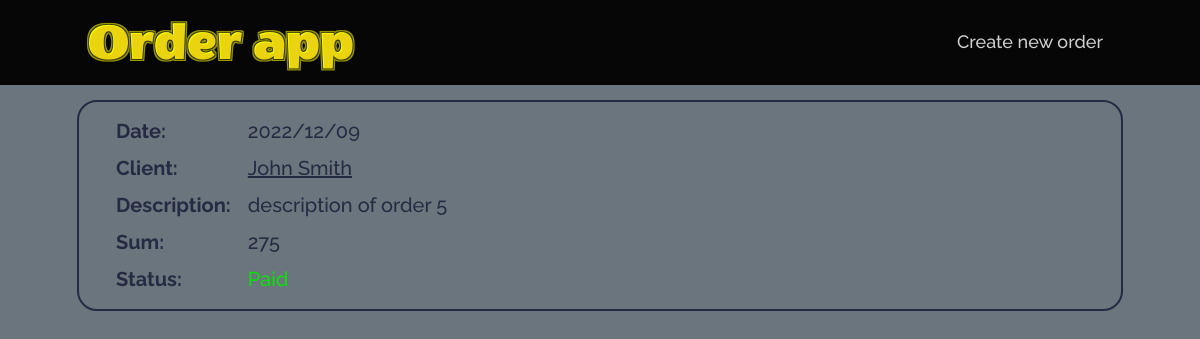
/order.php?id=5, run on the app's committed database.
### tables this page shows
CREATE TABLE `order` (
  `id` int NOT NULL AUTO_INCREMENT,
  `date` datetime DEFAULT NULL,
  `description` text,
  `sum` double DEFAULT NULL,
  `paid` tinyint(1) DEFAULT NULL,
  `user_id` int DEFAULT NULL,
  PRIMARY KEY (`id`),
  KEY `order_user_id_fk` (`user_id`),
  CONSTRAINT `order_user_id_fk` FOREIGN KEY (`user_id`) REFERENCES `user` (`id`)
);

CREATE TABLE `user` (
  `id` int NOT NULL AUTO_INCREMENT,
  `name` text,
  `address` text,
  `phone` text,
  `client` tinyint(1) DEFAULT NULL,
  PRIMARY KEY (`id`)
);

### functions.php (called while the page is built, shortened)
<?php
require_once('connect.php');
function fetch_order($id){
  global $db;
  $query = "select o.*, u.name from `order` o join user u on o.user_id = u.id where o.id = '$id'";
  $res = mysqli_query($db, $query);
  return mysqli_fetch_assoc($res);
}

### order.php (the view)
<?php require 'inc/header.php'?>
<?php $order = fetch_order($_GET['id']); ?>
  <?php if(!empty($order)): ?>
    <div class='card'>
      <div class='card__body'>
        <div class='card__content'>
          <table>
            <tr>
              <th>Date:</th>
              <td>
                <?= date('Y/m/d', strtotime($order['date'])) ?>
              </td>
            </tr>
            <tr>
              <th>Client:</th>
              <td>
                <a href="client.php?id=<?= $order['user_id'] ?>"
                   class="card__link">
                  <?= $order['name'] ?>
                </a>
              </td>
            </tr>
            <tr>
              <th>Description:</th>
              <td>
                <?= nl2br(htmlspecialchars($order['description'])) ?>
              </td>
            </tr>
            <tr>
              <th>Sum:</th>
              <td><?= $order['sum'] ?></td>
            </tr>
            <tr class='table-last-row'>
              <th>Status:</th>
              <td class='card__text <?= $order['paid'] ? 'card__text--paid' : 'card__text--unpaid' ?>'>
                <?= $order['paid'] ? 'Paid' : 'Unpaid' ?>
              </td>
            </tr>
          </table>
        </div>
      </div>
    </div>
  <?php endif; ?>
<?php require 'inc/footer.php'?>

### css/styles.css (style rules this page uses)
a { text-decoration: none; }
html, body { height: 100%; line-height: 1; font-size: 18px; font-weight: 500; color: #252B42; background: #6B757D; font-family: 'Raleway', sans-serif; }
.card { border: 2px solid #252B42; border-radius: 20px; }
.card__link { color: inherit; text-decoration: underline; }
.card__body { padding: 15px; }
.card__content { display: flex; margin: 0 0 0 20px; }
.card__text { font-weight: 500; font-size: 20px; }
.card__text.card__text--paid { color: #0ae00a; }
th, td { text-align: left; vertical-align: top; font-size: 20px; padding: 0 0 10px 0; line-height: 125%; }
th { font-weight: 700; }
td { padding: 0 0 10px 15px; font-size: 20px; }
.table-last-row > * { padding-bottom: 0; }

### data on the page
order: date "2022/12/09", user.name "John Smith", description "description of order 5", sum "275"
